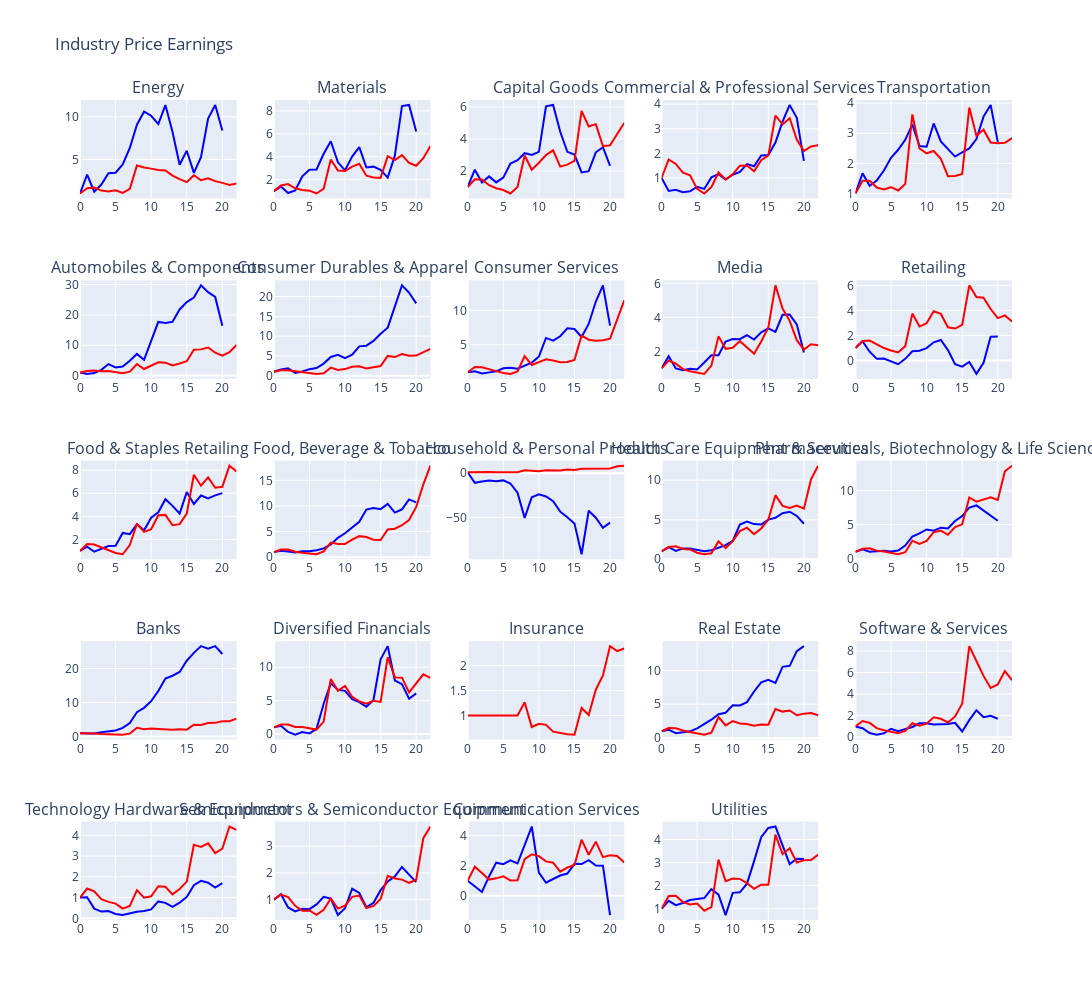

The cell this chart's notebook holds for it:
### Code cell
fig_earning_price.update_layout(height=1000, width=1200, showlegend=False, title_text='Industry Price Earnings')
fig_earning_price.show()

### Figure 1 — Plotly figure (JSON) as saved in the notebook; plotly's stock layout.template omitted (floating-point values rounded to 4 significant figures)
{"data": [{"line": {"color": "blue", "dash": "solid"}, "text": "Energy", "textposition": "top left", "type": "scatter", "xaxis": "x", "y": [1, 3.213, 1.213, 2.045, 3.368, 3.436, 4.41, 6.342, 9.082, 10.6, 10.13, 9.142, 11.39, 8.216, 4.375, 6.015, 3.422, 5.258, 9.799, 11.4, 8.406], "yaxis": "y"}, {"line": {"color": "red", "dash": "solid"}, "text": "Energy", "textposition": "top left", "type": "scatter", "xaxis": "x", "y": [1, 1.623, 1.686, 1.338, 1.239, 1.384, 1.074, 1.553, 4.289, 4.042, 3.918, 3.757, 3.706, 3.108, 2.681, 2.335, 3.144, 2.55, 2.792, 2.447, 2.246, 2.004, 2.182], "yaxis": "y"}, {"line": {"color": "blue", "dash": "solid"}, "text": "Materials", "textposition": "top left", "type": "scatter", "xaxis": "x2", "y": [1, 1.394, 0.8361, 1.055, 2.289, 2.863, 2.893, 4.257, 5.351, 3.517, 2.818, 4.017, 4.839, 3.064, 3.137, 2.857, 2.181, 4.096, 8.42, 8.523, 6.197], "yaxis": "y2"}, {"line": {"color": "red", "dash": "solid"}, "text": "Materials", "textposition": "top left", "type": "scatter", "xaxis": "x2", "y": [1, 1.5, 1.61, 1.252, 1.104, 1.042, 0.7956, 1.22, 3.757, 2.79, 2.751, 3.144, 3.386, 2.344, 2.195, 2.16, 4.046, 3.715, 4.137, 3.467, 3.216, 3.871, 4.944], "yaxis": "y2"}, {"line": {"color": "blue", "dash": "solid"}, "text": "Capital Goods", "textposition": "top left", "type": "scatter", "xaxis": "x3", "y": [1, 2.074, 1.284, 1.659, 1.284, 1.581, 2.457, 2.665, 3.107, 2.999, 3.193, 6.04, 6.123, 4.446, 3.194, 3.017, 1.906, 1.988, 3.163, 3.48, 2.314], "yaxis": "y3"}, {"line": {"color": "red", "dash": "solid"}, "text": "Capital Goods", "textposition": "top left", "type": "scatter", "xaxis": "x3", "y": [1, 1.472, 1.464, 1.11, 0.9163, 0.8081, 0.5912, 1.001, 2.965, 2.071, 2.509, 2.993, 3.287, 2.266, 2.393, 2.634, 5.748, 4.774, 4.921, 3.551, 3.596, 4.303, 5.002], "yaxis": "y3"}, {"line": {"color": "blue", "dash": "solid"}, "text": "Commercial & Professional Services", "textposition": "top left", "type": "scatter", "xaxis": "x4", "y": [1, 0.4705, 0.5175, 0.4236, 0.4586, 0.6434, 0.5558, 1.025, 1.156, 0.9346, 1.134, 1.248, 1.564, 1.474, 1.913, 1.935, 2.442, 3.291, 3.97, 3.45, 1.698], "yaxis": "y4"}, {"line": {"color": "red", "dash": "solid"}, "text": "Commercial & Professional Services", "textposition": "top left", "type": "scatter", "xaxis": "x4", "y": [1, 1.755, 1.572, 1.213, 1.113, 0.5577, 0.3702, 0.63, 1.222, 0.9391, 1.151, 1.501, 1.507, 1.274, 1.719, 1.916, 3.54, 3.177, 3.432, 2.564, 2.091, 2.28, 2.331], "yaxis": "y4"}, {"line": {"color": "blue", "dash": "solid"}, "text": "Transportation", "textposition": "top left", "type": "scatter", "xaxis": "x5", "y": [1, 1.669, 1.258, 1.433, 1.761, 2.184, 2.452, 2.782, 3.296, 2.573, 2.552, 3.327, 2.727, 2.487, 2.225, 2.365, 2.498, 2.805, 3.554, 3.942, 2.713], "yaxis": "y5"}, {"line": {"color": "red", "dash": "solid"}, "text": "Transportation", "textposition": "top left", "type": "scatter", "xaxis": "x5", "y": [1, 1.425, 1.425, 1.198, 1.136, 1.209, 1.1, 1.313, 3.626, 2.496, 2.334, 2.412, 2.155, 1.574, 1.584, 1.65, 3.853, 2.916, 3.12, 2.691, 2.666, 2.682, 2.836], "yaxis": "y5"}, {"line": {"color": "blue", "dash": "solid"}, "text": "Automobiles & Components", "textposition": "top left", "type": "scatter", "xaxis": "x6", "y": [1, 0.5496, 0.8507, 1.876, 3.779, 2.686, 2.964, 4.869, 7.117, 5.193, 11.42, 17.68, 17.35, 17.71, 21.79, 24.22, 25.69, 29.74, 27.48, 25.9, 16.42], "yaxis": "y6"}, {"line": {"color": "red", "dash": "solid"}, "text": "Automobiles & Components", "textposition": "top left", "type": "scatter", "xaxis": "x6", "y": [1, 1.461, 1.652, 1.44, 1.535, 1.213, 0.7945, 1.275, 3.804, 2.166, 3.16, 4.368, 4.252, 3.317, 3.948, 4.712, 8.522, 8.625, 9.249, 7.522, 6.568, 7.693, 10.07], "yaxis": "y6"}, {"line": {"color": "blue", "dash": "solid"}, "text": "Consumer Durables & Apparel", "textposition": "top left", "type": "scatter", "xaxis": "x7", "y": [1, 1.585, 1.847, 0.6826, 1.072, 1.658, 1.93, 3.063, 4.739, 5.3, 4.42, 5.339, 7.416, 7.591, 8.8, 10.62, 12.15, 17.26, 22.85, 20.99, 18.3], "yaxis": "y7"}, {"line": {"color": "red", "dash": "solid"}, "text": "Consumer Durables & Apparel", "textposition": "top left", "type": "scatter", "xaxis": "x7", "y": [1, 1.391, 1.378, 1.102, 0.8849, 0.7355, 0.4597, 0.6321, 2.048, 1.454, 1.668, 2.277, 2.362, 1.834, 2.069, 2.46, 5.004, 4.708, 5.483, 5.072, 5.081, 5.871, 6.801], "yaxis": "y7"}, {"line": {"color": "blue", "dash": "solid"}, "text": "Consumer Services", "textposition": "top left", "type": "scatter", "xaxis": "x8", "y": [1, 1.141, 0.8213, 1.013, 1.133, 1.589, 1.656, 1.518, 1.988, 2.392, 3.286, 5.99, 5.604, 6.233, 7.39, 7.283, 6.123, 8.021, 11.27, 13.63, 7.774], "yaxis": "y8"}, {"line": {"color": "red", "dash": "solid"}, "text": "Consumer Services", "textposition": "top left", "type": "scatter", "xaxis": "x8", "y": [1, 1.767, 1.741, 1.414, 1.17, 0.895, 0.7694, 1.131, 3.332, 2.069, 2.503, 2.9, 2.707, 2.444, 2.484, 2.8, 6.332, 5.727, 5.587, 5.642, 5.874, 8.774, 11.44], "yaxis": "y8"}, {"line": {"color": "blue", "dash": "solid"}, "text": "Media", "textposition": "top left", "type": "scatter", "xaxis": "x9", "y": [1, 1.715, 0.9914, 0.886, 0.9755, 0.9337, 1.341, 1.763, 1.769, 2.579, 2.727, 2.711, 2.954, 2.694, 3.118, 3.347, 3.141, 4.151, 4.165, 3.589, 1.927], "yaxis": "y9"}, {"line": {"color": "red", "dash": "solid"}, "text": "Media", "textposition": "top left", "type": "scatter", "xaxis": "x9", "y": [1, 1.456, 1.273, 0.9545, 0.8313, 0.7672, 0.6723, 1.159, 2.88, 2.146, 2.213, 2.6, 2.252, 1.861, 2.583, 3.408, 5.885, 4.513, 3.792, 2.654, 2.105, 2.418, 2.351], "yaxis": "y9"}, {"line": {"color": "blue", "dash": "solid"}, "text": "Retailing", "textposition": "top left", "type": "scatter", "xaxis": "x10", "y": [1, 1.537, 0.699, 0.1316, 0.16, -0.06626, -0.296, 0.1312, 0.7399, 0.7826, 0.9888, 1.449, 1.637, 0.8333, -0.3046, -0.4878, -0.1166, -1.07, -0.1811, 1.904, 1.919], "yaxis": "y10"}, {"line": {"color": "red", "dash": "solid"}, "text": "Retailing", "textposition": "top left", "type": "scatter", "xaxis": "x10", "y": [1, 1.55, 1.595, 1.262, 0.9943, 0.7969, 0.6403, 1.149, 3.744, 2.709, 2.974, 3.932, 3.719, 2.65, 2.55, 2.849, 6.003, 5.071, 5.013, 4.11, 3.38, 3.597, 3.118], "yaxis": "y10"}, {"line": {"color": "blue", "dash": "solid"}, "text": "Food & Staples Retailing", "textposition": "top left", "type": "scatter", "xaxis": "x11", "y": [1, 1.364, 0.9356, 1.177, 1.423, 1.459, 2.561, 2.459, 3.328, 2.787, 3.875, 4.349, 5.486, 4.908, 4.245, 6.101, 5.074, 5.802, 5.559, 5.821, 6.011], "yaxis": "y11"}, {"line": {"color": "red", "dash": "solid"}, "text": "Food & Staples Retailing", "textposition": "top left", "type": "scatter", "xaxis": "x11", "y": [1, 1.61, 1.559, 1.29, 1.029, 0.8206, 0.7127, 1.505, 3.355, 2.651, 2.889, 4.092, 4.126, 3.227, 3.322, 4.247, 7.601, 6.656, 7.373, 6.479, 6.562, 8.388, 7.886], "yaxis": "y11"}, {"line": {"color": "blue", "dash": "solid"}, "text": "Food, Beverage & Tobacco", "textposition": "top left", "type": "scatter", "xaxis": "x12", "y": [1, 1.254, 1.1, 0.9293, 1.157, 1.17, 1.376, 1.714, 2.502, 3.789, 4.666, 5.87, 6.909, 9.29, 9.609, 9.37, 10.41, 8.709, 9.323, 11.28, 10.69], "yaxis": "y12"}, {"line": {"color": "red", "dash": "solid"}, "text": "Food, Beverage & Tobacco", "textposition": "top left", "type": "scatter", "xaxis": "x12", "y": [1, 1.482, 1.505, 1.07, 0.8538, 0.695, 0.5714, 1.137, 2.855, 2.599, 2.585, 3.425, 4.109, 3.939, 3.417, 3.353, 5.425, 5.549, 6.244, 7.254, 9.798, 14.2, 17.84], "yaxis": "y12"}, {"line": {"color": "blue", "dash": "solid"}, "text": "Household & Personal Products", "textposition": "top left", "type": "scatter", "xaxis": "x13", "y": [1, -10.91, -9.45, -8.301, -9.165, -8.152, -11.61, -21.97, -50.45, -27.17, -23.89, -26.25, -31.74, -43.46, -49.75, -56.84, -91.55, -42.39, -50.24, -61.69, -55.86], "yaxis": "y13"}, {"line": {"color": "red", "dash": "solid"}, "text": "Household & Personal Products", "textposition": "top left", "type": "scatter", "xaxis": "x13", "y": [1, 1.354, 1.514, 1.26, 0.9577, 0.7188, 0.584, 1.035, 3.268, 2.415, 2.253, 3.26, 3.326, 2.988, 4.066, 3.592, 5.019, 5.271, 5.693, 5.689, 5.402, 7.799, 8.415], "yaxis": "y13"}, {"line": {"color": "blue", "dash": "solid"}, "text": "Health Care Equipment & Services", "textposition": "top left", "type": "scatter", "xaxis": "x14", "y": [1, 1.516, 1.04, 1.367, 1.366, 1.146, 1.003, 1.145, 1.428, 1.78, 2.313, 4.383, 4.77, 4.445, 4.387, 5.011, 5.255, 5.834, 6.017, 5.485, 4.494], "yaxis": "y14"}, {"line": {"color": "red", "dash": "solid"}, "text": "Health Care Equipment & Services", "textposition": "top left", "type": "scatter", "xaxis": "x14", "y": [1, 1.543, 1.64, 1.29, 1.241, 0.8261, 0.6231, 0.7567, 2.256, 1.396, 2.282, 3.565, 3.997, 3.173, 3.899, 5.016, 8.114, 6.752, 6.483, 6.794, 6.402, 10.11, 11.84], "yaxis": "y14"}, {"line": {"color": "blue", "dash": "solid"}, "text": "Pharmaceuticals, Biotechnology & Life Sciences", "textposition": "top left", "type": "scatter", "xaxis": "x15", "y": [1, 1.378, 1.001, 1.125, 1.146, 1.059, 1.187, 1.919, 3.257, 3.708, 4.284, 4.1, 4.549, 4.421, 5.529, 6.261, 7.504, 7.813, 7.023, 6.333, 5.563], "yaxis": "y15"}, {"line": {"color": "red", "dash": "solid"}, "text": "Pharmaceuticals, Biotechnology & Life Sciences", "textposition": "top left", "type": "scatter", "xaxis": "x15", "y": [1, 1.45, 1.519, 1.175, 1.059, 0.8235, 0.639, 0.9353, 2.629, 2.171, 2.614, 3.882, 4.124, 3.503, 4.624, 5.043, 8.997, 8.372, 8.683, 9.003, 8.611, 12.84, 13.66], "yaxis": "y15"}, {"line": {"color": "blue", "dash": "solid"}, "text": "Banks", "textposition": "top left", "type": "scatter", "xaxis": "x16", "y": [1, 0.9636, 0.9044, 1.257, 1.429, 1.795, 2.563, 3.99, 7.145, 8.443, 10.42, 13.39, 17.07, 17.88, 18.99, 22.29, 24.61, 26.59, 25.81, 26.57, 24.26], "yaxis": "y16"}, {"line": {"color": "red", "dash": "solid"}, "text": "Banks", "textposition": "top left", "type": "scatter", "xaxis": "x16", "y": [1, 1.012, 0.8808, 0.7446, 0.7137, 0.657, 0.5485, 0.8596, 2.581, 2.156, 2.349, 2.218, 2.104, 2.034, 2.17, 2.016, 3.479, 3.421, 3.956, 4.028, 4.521, 4.491, 5.265], "yaxis": "y16"}, {"line": {"color": "blue", "dash": "solid"}, "text": "Diversified Financials", "textposition": "top left", "type": "scatter", "xaxis": "x17", "y": [1, 1.241, 0.32, -0.09488, 0.3076, 0.09345, 0.7782, 4.537, 7.578, 6.613, 6.461, 5.232, 4.769, 4.07, 5.105, 11.19, 13.15, 8.007, 7.459, 5.285, 6.086], "yaxis": "y17"}, {"line": {"color": "red", "dash": "solid"}, "text": "Diversified Financials", "textposition": "top left", "type": "scatter", "xaxis": "x17", "y": [1, 1.42, 1.435, 1.054, 1.066, 0.9102, 0.6682, 1.852, 8.24, 6.472, 7.194, 5.569, 4.882, 4.553, 4.967, 4.808, 11.51, 8.468, 8.427, 6.224, 7.596, 8.938, 8.406], "yaxis": "y17"}, {"line": {"color": "blue", "dash": "solid"}, "text": "Insurance", "textposition": "top left", "type": "scatter", "xaxis": "x18", "y": [null, null, null, null, null, null, null, null, null, null, null, null, null, null, null, null, null, null, null, null, null], "yaxis": "y18"}, {"line": {"color": "red", "dash": "solid"}, "text": "Insurance", "textposition": "top left", "type": "scatter", "xaxis": "x18", "y": [1, 1, 1, 1, 1, 1, 1, 1, 1.267, 0.7689, 0.8319, 0.8125, 0.6755, 0.6446, 0.6229, 0.615, 1.15, 1.009, 1.518, 1.803, 2.392, 2.293, 2.345], "yaxis": "y18"}, {"line": {"color": "blue", "dash": "solid"}, "text": "Real Estate", "textposition": "top left", "type": "scatter", "xaxis": "x19", "y": [1, 1.226, 0.7141, 0.8859, 0.9893, 1.431, 2.097, 2.708, 3.529, 3.742, 4.862, 4.829, 5.319, 6.894, 8.245, 8.639, 8.171, 10.55, 10.69, 12.87, 13.62], "yaxis": "y19"}, {"line": {"color": "red", "dash": "solid"}, "text": "Real Estate", "textposition": "top left", "type": "scatter", "xaxis": "x19", "y": [1, 1.481, 1.437, 1.105, 0.8959, 0.6621, 0.4912, 0.7797, 3.113, 1.87, 2.511, 2.144, 2.067, 1.825, 1.996, 1.958, 4.308, 3.912, 4.076, 3.366, 3.611, 3.692, 3.38], "yaxis": "y19"}, {"line": {"color": "blue", "dash": "solid"}, "text": "Software & Services", "textposition": "top left", "type": "scatter", "xaxis": "x20", "y": [1, 0.8392, 0.3878, 0.235, 0.3581, 0.773, 0.5488, 0.7513, 0.9492, 1.295, 1.297, 1.18, 1.219, 1.225, 1.336, 0.5303, 1.583, 2.507, 1.862, 1.99, 1.711], "yaxis": "y20"}, {"line": {"color": "red", "dash": "solid"}, "text": "Software & Services", "textposition": "top left", "type": "scatter", "xaxis": "x20", "y": [1, 1.506, 1.331, 0.8454, 0.6519, 0.5366, 0.374, 0.5851, 1.299, 1.078, 1.259, 1.848, 1.708, 1.369, 1.927, 3.101, 8.451, 7.066, 5.689, 4.571, 4.895, 6.136, 5.296], "yaxis": "y20"}, {"line": {"color": "blue", "dash": "solid"}, "text": "Technology Hardware & Equipment", "textposition": "top left", "type": "scatter", "xaxis": "x21", "y": [1, 1.012, 0.4679, 0.3231, 0.3455, 0.2111, 0.155, 0.2497, 0.3126, 0.3517, 0.4272, 0.812, 0.7453, 0.5494, 0.7562, 1.029, 1.598, 1.803, 1.714, 1.485, 1.697], "yaxis": "y21"}, {"line": {"color": "red", "dash": "solid"}, "text": "Technology Hardware & Equipment", "textposition": "top left", "type": "scatter", "xaxis": "x21", "y": [1, 1.433, 1.294, 0.9245, 0.7922, 0.707, 0.4641, 0.5977, 1.356, 0.9918, 1.059, 1.545, 1.522, 1.155, 1.413, 1.77, 3.544, 3.44, 3.613, 3.144, 3.36, 4.424, 4.266], "yaxis": "y21"}, {"line": {"color": "blue", "dash": "solid"}, "text": "Semiconductors & Semiconductor Equipment", "textposition": "top left", "type": "scatter", "xaxis": "x22", "y": [1, 1.203, 0.7056, 0.5587, 0.6581, 0.6415, 0.8205, 1.106, 1.034, 0.4203, 0.6771, 1.406, 1.249, 0.7134, 0.8822, 1.353, 1.676, 1.868, 2.222, 1.947, 1.655], "yaxis": "y22"}, {"line": {"color": "red", "dash": "solid"}, "text": "Semiconductors & Semiconductor Equipment", "textposition": "top left", "type": "scatter", "xaxis": "x22", "y": [1, 1.189, 1.097, 0.7649, 0.5791, 0.5938, 0.4288, 0.6189, 1.042, 0.6642, 0.7713, 1.104, 1.153, 0.6786, 0.7608, 1.025, 1.892, 1.786, 1.748, 1.63, 1.745, 3.299, 3.737], "yaxis": "y22"}, {"line": {"color": "blue", "dash": "solid"}, "text": "Communication Services", "textposition": "top left", "type": "scatter", "xaxis": "x23", "y": [1, 0.6527, 0.2494, 1.288, 2.209, 2.109, 2.368, 2.153, 3.363, 4.621, 1.549, 0.8671, 1.118, 1.349, 1.481, 2.129, 2.117, 2.374, 2.017, 2.01, -1.291], "yaxis": "y23"}, {"line": {"color": "red", "dash": "solid"}, "text": "Communication Services", "textposition": "top left", "type": "scatter", "xaxis": "x23", "y": [1, 1.941, 1.521, 1.078, 1.161, 1.302, 1.024, 1.028, 2.438, 2.765, 2.643, 2.294, 2.207, 1.606, 1.884, 2.049, 3.744, 2.735, 3.611, 2.579, 2.704, 2.659, 2.216], "yaxis": "y23"}, {"line": {"color": "blue", "dash": "solid"}, "text": "Utilities", "textposition": "top left", "type": "scatter", "xaxis": "x24", "y": [1, 1.34, 1.157, 1.248, 1.379, 1.424, 1.463, 1.849, 1.608, 0.7267, 1.689, 1.713, 2.087, 3.061, 4.099, 4.499, 4.56, 3.74, 2.93, 3.164, 3.151], "yaxis": "y24"}, {"line": {"color": "red", "dash": "solid"}, "text": "Utilities", "textposition": "top left", "type": "scatter", "xaxis": "x24", "y": [1, 1.555, 1.567, 1.288, 1.19, 1.226, 0.9136, 1.068, 3.125, 2.196, 2.31, 2.294, 2.109, 1.862, 2.043, 2.037, 4.211, 3.366, 3.618, 3.004, 3.098, 3.108, 3.343], "yaxis": "y24"}], "layout": {"annotations": [{"font": {"size": 16}, "showarrow": false, "text": "Energy", "x": 0.084, "xanchor": "center", "xref": "paper", "y": 1, "yanchor": "bottom", "yref": "paper"}, {"font": {"size": 16}, "showarrow": false, "text": "Materials", "x": 0.292, "xanchor": "center", "xref": "paper", "y": 1, "yanchor": "bottom", "yref": "paper"}, {"font": {"size": 16}, "showarrow": false, "text": "Capital Goods", "x": 0.5, "xanchor": "center", "xref": "paper", "y": 1, "yanchor": "bottom", "yref": "paper"}, {"font": {"size": 16}, "showarrow": false, "text": "Commercial & Professional Services", "x": 0.708, "xanchor": "center", "xref": "paper", "y": 1, "yanchor": "bottom", "yref": "paper"}, {"font": {"size": 16}, "showarrow": false, "text": "Transportation", "x": 0.916, "xanchor": "center", "xref": "paper", "y": 1, "yanchor": "bottom", "yref": "paper"}, {"font": {"size": 16}, "showarrow": false, "text": "Automobiles & Components", "x": 0.084, "xanchor": "center", "xref": "paper", "y": 0.78, "yanchor": "bottom", "yref": "paper"}, {"font": {"size": 16}, "showarrow": false, "text": "Consumer Durables & Apparel", "x": 0.292, "xanchor": "center", "xref": "paper", "y": 0.78, "yanchor": "bottom", "yref": "paper"}, {"font": {"size": 16}, "showarrow": false, "text": "Consumer Services", "x": 0.5, "xanchor": "center", "xref": "paper", "y": 0.78, "yanchor": "bottom", "yref": "paper"}, {"font": {"size": 16}, "showarrow": false, "text": "Media", "x": 0.708, "xanchor": "center", "xref": "paper", "y": 0.78, "yanchor": "bottom", "yref": "paper"}, {"font": {"size": 16}, "showarrow": false, "text": "Retailing", "x": 0.916, "xanchor": "center", "xref": "paper", "y": 0.78, "yanchor": "bottom", "yref": "paper"}, {"font": {"size": 16}, "showarrow": false, "text": "Food & Staples Retailing", "x": 0.084, "xanchor": "center", "xref": "paper", "y": 0.56, "yanchor": "bottom", "yref": "paper"}, {"font": {"size": 16}, "showarrow": false, "text": "Food, Beverage & Tobacco", "x": 0.292, "xanchor": "center", "xref": "paper", "y": 0.56, "yanchor": "bottom", "yref": "paper"}, {"font": {"size": 16}, "showarrow": false, "text": "Household & Personal Products", "x": 0.5, "xanchor": "center", "xref": "paper", "y": 0.56, "yanchor": "bottom", "yref": "paper"}, {"font": {"size": 16}, "showarrow": false, "text": "Health Care Equipment & Services", "x": 0.708, "xanchor": "center", "xref": "paper", "y": 0.56, "yanchor": "bottom", "yref": "paper"}, {"font": {"size": 16}, "showarrow": false, "text": "Pharmaceuticals, Biotechnology & Life Sciences", "x": 0.916, "xanchor": "center", "xref": "paper", "y": 0.56, "yanchor": "bottom", "yref": "paper"}, {"font": {"size": 16}, "showarrow": false, "text": "Banks", "x": 0.084, "xanchor": "center", "xref": "paper", "y": 0.34, "yanchor": "bottom", "yref": "paper"}, {"font": {"size": 16}, "showarrow": false, "text": "Diversified Financials", "x": 0.292, "xanchor": "center", "xref": "paper", "y": 0.34, "yanchor": "bottom", "yref": "paper"}, {"font": {"size": 16}, "showarrow": false, "text": "Insurance", "x": 0.5, "xanchor": "center", "xref": "paper", "y": 0.34, "yanchor": "bottom", "yref": "paper"}, {"font": {"size": 16}, "showarrow": false, "text": "Real Estate", "x": 0.708, "xanchor": "center", "xref": "paper", "y": 0.34, "yanchor": "bottom", "yref": "paper"}, {"font": {"size": 16}, "showarrow": false, "text": "Software & Services", "x": 0.916, "xanchor": "center", "xref": "paper", "y": 0.34, "yanchor": "bottom", "yref": "paper"}, {"font": {"size": 16}, "showarrow": false, "text": "Technology Hardware & Equipment", "x": 0.084, "xanchor": "center", "xref": "paper", "y": 0.12, "yanchor": "bottom", "yref": "paper"}, {"font": {"size": 16}, "showarrow": false, "text": "Semiconductors & Semiconductor Equipment", "x": 0.292, "xanchor": "center", "xref": "paper", "y": 0.12, "yanchor": "bottom", "yref": "paper"}, {"font": {"size": 16}, "showarrow": false, "text": "Communication Services", "x": 0.5, "xanchor": "center", "xref": "paper", "y": 0.12, "yanchor": "bottom", "yref": "paper"}, {"font": {"size": 16}, "showarrow": false, "text": "Utilities", "x": 0.708, "xanchor": "center", "xref": "paper", "y": 0.12, "yanchor": "bottom", "yref": "paper"}], "height": 1000, "showlegend": false, "title": {"text": "Industry Price Earnings"}, "width": 1200, "xaxis": {"anchor": "y", "domain": [0, 0.168]}, "xaxis10": {"anchor": "y10", "domain": [0.832, 1]}, "xaxis11": {"anchor": "y11", "domain": [0, 0.168]}, "xaxis12": {"anchor": "y12", "domain": [0.208, 0.376]}, "xaxis13": {"anchor": "y13", "domain": [0.416, 0.584]}, "xaxis14": {"anchor": "y14", "domain": [0.624, 0.792]}, "xaxis15": {"anchor": "y15", "domain": [0.832, 1]}, "xaxis16": {"anchor": "y16", "domain": [0, 0.168]}, "xaxis17": {"anchor": "y17", "domain": [0.208, 0.376]}, "xaxis18": {"anchor": "y18", "domain": [0.416, 0.584]}, "xaxis19": {"anchor": "y19", "domain": [0.624, 0.792]}, "xaxis2": {"anchor": "y2", "domain": [0.208, 0.376]}, "xaxis20": {"anchor": "y20", "domain": [0.832, 1]}, "xaxis21": {"anchor": "y21", "domain": [0, 0.168]}, "xaxis22": {"anchor": "y22", "domain": [0.208, 0.376]}, "xaxis23": {"anchor": "y23", "domain": [0.416, 0.584]}, "xaxis24": {"anchor": "y24", "domain": [0.624, 0.792]}, "xaxis25": {"anchor": "y25", "domain": [0.832, 1]}, "xaxis3": {"anchor": "y3", "domain": [0.416, 0.584]}, "xaxis4": {"anchor": "y4", "domain": [0.624, 0.792]}, "xaxis5": {"anchor": "y5", "domain": [0.832, 1]}, "xaxis6": {"anchor": "y6", "domain": [0, 0.168]}, "xaxis7": {"anchor": "y7", "domain": [0.208, 0.376]}, "xaxis8": {"anchor": "y8", "domain": [0.416, 0.584]}, "xaxis9": {"anchor": "y9", "domain": [0.624, 0.792]}, "yaxis": {"anchor": "x", "domain": [0.88, 1]}, "yaxis10": {"anchor": "x10", "domain": [0.66, 0.78]}, "yaxis11": {"anchor": "x11", "domain": [0.44, 0.56]}, "yaxis12": {"anchor": "x12", "domain": [0.44, 0.56]}, "yaxis13": {"anchor": "x13", "domain": [0.44, 0.56]}, "yaxis14": {"anchor": "x14", "domain": [0.44, 0.56]}, "yaxis15": {"anchor": "x15", "domain": [0.44, 0.56]}, "yaxis16": {"anchor": "x16", "domain": [0.22, 0.34]}, "yaxis17": {"anchor": "x17", "domain": [0.22, 0.34]}, "yaxis18": {"anchor": "x18", "domain": [0.22, 0.34]}, "yaxis19": {"anchor": "x19", "domain": [0.22, 0.34]}, "yaxis2": {"anchor": "x2", "domain": [0.88, 1]}, "yaxis20": {"anchor": "x20", "domain": [0.22, 0.34]}, "yaxis21": {"anchor": "x21", "domain": [0, 0.12]}, "yaxis22": {"anchor": "x22", "domain": [0, 0.12]}, "yaxis23": {"anchor": "x23", "domain": [0, 0.12]}, "yaxis24": {"anchor": "x24", "domain": [0, 0.12]}, "yaxis25": {"anchor": "x25", "domain": [0, 0.12]}, "yaxis3": {"anchor": "x3", "domain": [0.88, 1]}, "yaxis4": {"anchor": "x4", "domain": [0.88, 1]}, "yaxis5": {"anchor": "x5", "domain": [0.88, 1]}, "yaxis6": {"anchor": "x6", "domain": [0.66, 0.78]}, "yaxis7": {"anchor": "x7", "domain": [0.66, 0.78]}, "yaxis8": {"anchor": "x8", "domain": [0.66, 0.78]}, "yaxis9": {"anchor": "x9", "domain": [0.66, 0.78]}}}
